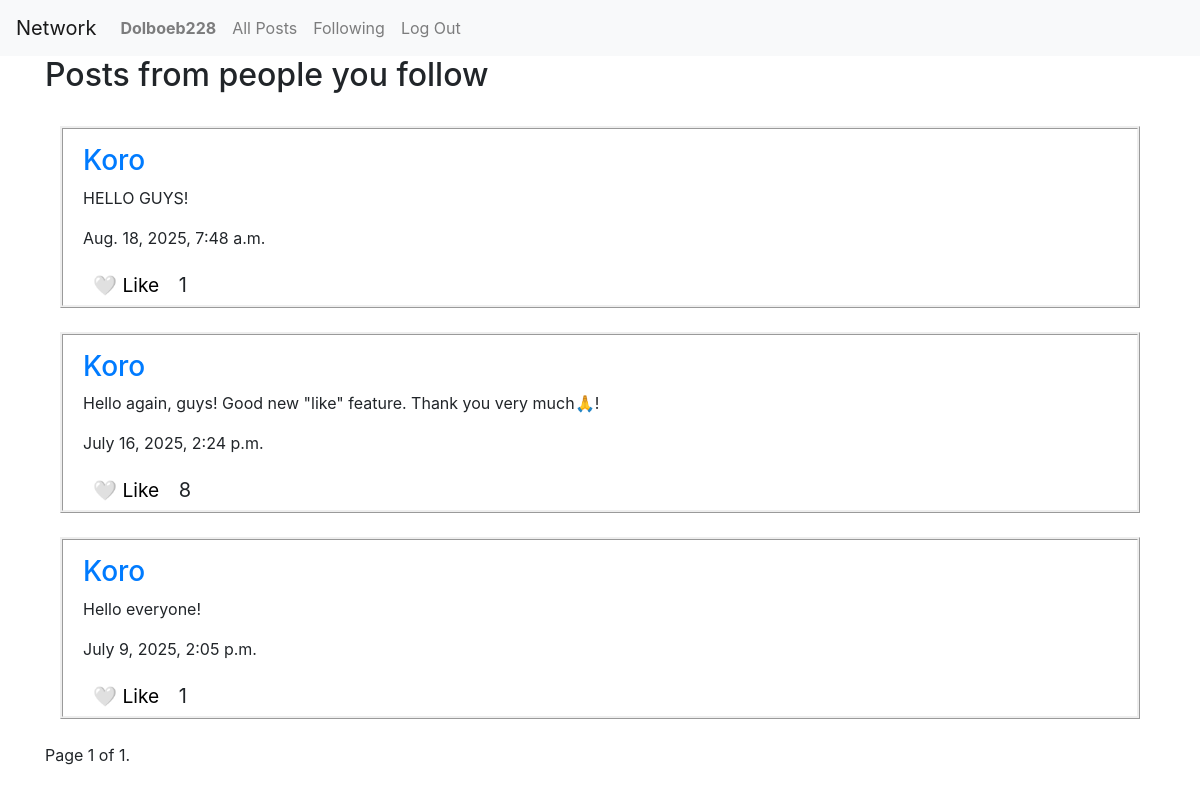
The page /following/Dolboeb228 (signed in) on the database its author committed.
### network/models.py (models this page shows, shortened)
class User(AbstractUser):
    pass

class Post(models.Model):
    user = models.ForeignKey(User, on_delete=models.CASCADE, blank = True, null=True, related_name = 'poster')
    post_text = models.CharField(max_length = 1000)
    time = models.DateTimeField(default= timezone.now)
    like_counter = models.IntegerField(default=0)

### network/views.py (the view)
# urls.py: path("following/<str:user>", views.following_page, name = 'following'),
@csrf_exempt
@login_required
def following_page(request, user):
    if request.user.username != user:
        return HttpResponseForbidden("You can only view your own following page")
    followed_users = Follow.objects.filter(follower=request.user).values_list('following', flat=True)
    posts = Post.objects.filter(user__in=followed_users).order_by('-time')
    paginator = Paginator(posts, 10)
    page_number = request.GET.get('page')
    page_obj = paginator.get_page(page_number)
    return render(request, "network/following_page.html", {
        'posts': posts,
        'current_user': request.user,
        'page_obj': page_obj
    })

### network/templates/network/following_page.html (shortened to what this page needs)
{% extends "network/layout.html" %}
{% load static %}
{% block body %}
    <div class="container">
        <h2>Posts from people you follow</h2>
        <div id="posts-view">
            <br>
            {% for post in page_obj %}
            <div class = 'new_post_div'>
                <div id = 'post-txt' class = 'new_post_cap' data-post-id = "{{ post.id }}">
                    <h3 class = 'post_user'><a class = 'link' href = '/profile/{{post.user}}'>{{post.user}}</a></h3>
                    <p class = 'post_text'>{{post.post_text}}</p>
                    <p class = 'post_time'>{{post.time}}<p>
                    <div ><button class="like-btn" data-post-id="{{ post.id }}" data-liked="{{ post.is_liked|yesno:'true,false' }}">
                            {{ post.is_liked|yesno:"❤️ Unlike,🤍 Like" }}
                        </button>
                        <span class="like-count">{{ post.like_counter }}</span>
                    </div>
                </div>
            </div>
            <br>
            {% empty %}
                <p>You aren't following anyone yet.</p>
            {% endfor %}
            <div class="pagination">
                <span class="step-links">
                <span class="current">
                    Page {{ page_obj.number }} of {{ page_obj.paginator.num_pages }}.
                </span>
                </span>
            </div>
        </div>
    </div>
{% endblock %}

### network/templates/network/layout.html (shortened to what this page needs)
{% load static %}
<!DOCTYPE html>
<html lang="en">
    <head>
        <link rel="stylesheet" href="https://stackpath.bootstrapcdn.com/bootstrap/4.4.1/css/bootstrap.min.css">
        <link href="{% static 'network/styles.css' %}" rel="stylesheet">
    </head>
    <body>
        <nav class="navbar navbar-expand-lg navbar-light bg-light">
            <a class="navbar-brand" href="{% url 'index' %}">Network</a>
            <div>
              <ul class="navbar-nav mr-auto">
                {% if user.is_authenticated %}
                    <li class="nav-item">
                        <a class="nav-link" href="/profile/{{ user.username }}"><strong>{{ user.username }}</strong></a>
                    </li>
                {% endif %}
                <li class="nav-item">
                  <a class="nav-link" href="{% url 'index' %}">All Posts</a>
                </li>
                {% if user.is_authenticated %}
                    <li class="nav-item">
                        <a class="nav-link" href="{% url 'following' user=user.username %}">Following</a>
                    </li>
                    <li class="nav-item">
                        <a class="nav-link" href="{% url 'logout' %}">Log Out</a>
                    </li>
                {% endif %}
              </ul>
            </div>
          </nav>
        <div class="body">
            {% block body %}
            {% endblock %}
        </div>
    </body>
</html>

### network/static/network/styles.css (style rules this page uses)
.new_post_div { border-style: ridge; margin-left: 15px; margin-right: 15px; }
.new_post_cap { margin-left: 20px; margin-top: 15px; justify-content: center; }
.like-count { font-size: 20px; margin-left: 5px }
.like-btn { background: none; border: none; cursor: pointer; font-size: 1.2em; transition: all 0.2s; padding: 5px 10px; border-radius: 5px; }

### rows shown on the page
User: username "Dolboeb228"
Post: user "Koro", post_text "HELLO GUYS!", time "Aug. 18, 2025, 7:48 a.m.", is_liked "🤍 Like", like_counter "1"
Post: user "Koro", post_text "Hello again, guys! Good new \"like\" feature. Thank you very much🙏!", time "July 16, 2025, 2:24 p.m.", is_liked "🤍 Like", like_counter "8"
Post: user "Koro", post_text "Hello everyone!", time "July 9, 2025, 2:05 p.m.", is_liked "🤍 Like", like_counter "1"

### other values the page prints
{{ page_obj.number }} "1"
{{ page_obj.paginator.num_pages }} "1"
